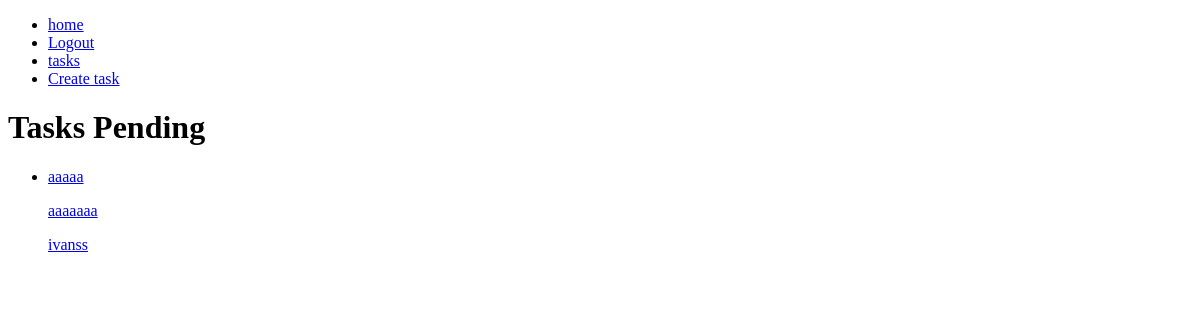
Before: /tasks/ (signed in) with the older database file.
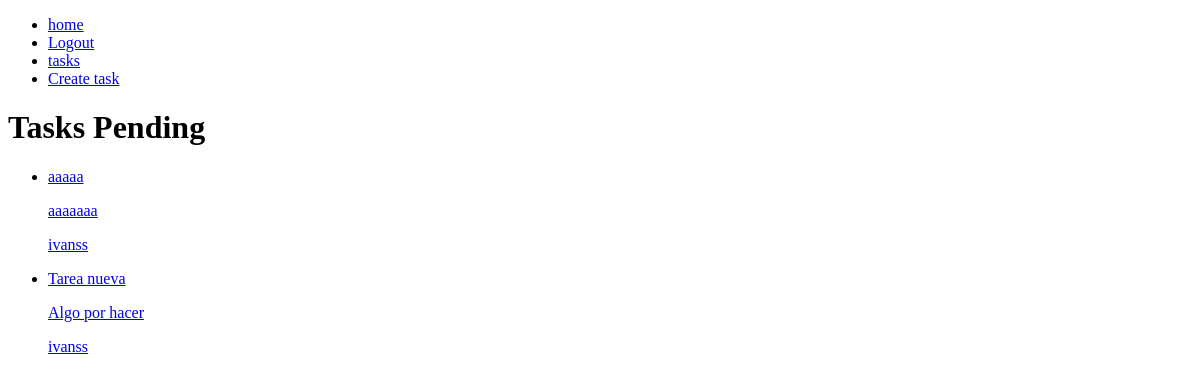
After: the same page with the newer database file.
### tasks/models.py (models this page shows, shortened)
class Task(models.Model):
    title = models.CharField(max_length=100)
    description = models.TextField(blank=True)
    created = models.DateTimeField(auto_now_add=True)
    date_completed = models.DateTimeField(null=True, blank=True)
    important = models.BooleanField(default=False)
    user = models.ForeignKey(User, on_delete=models.CASCADE)

### tasks/views.py (the view)
# urls.py: path('tasks/', views.tasks, name="tasks"),
def tasks(request):
    tasks = Task.objects.filter(user=request.user, date_completed__isnull=True)
    return render(request,"tasks.html",{'tasks':
        tasks})

### tasks/templates/tasks.html (shortened to what this page needs)
{% extends 'base.html'%}
{% block content%}
<h1>Tasks Pending</h1>
<ul>
    {% for task in tasks%}
    <li>
       <a href="{% url 'task_detail' task.id %}">
        {% if tasks.important %}
        <strong> {{task.title}} </strong>
        {% else %}
        {{task.title}}
        {% endif %}
        <p>{{task.description}} </p>
        <p>{{task.user.username }}</p>
       </a>
        </li>
    {% endfor %}
</ul>
{% endblock %}

### tasks/templates/base.html (shortened to what this page needs)
<!DOCTYPE html>
<html>
    <head>
        <link rel="stylesheet" href="">
    </head>
    <body>
        <nav>
            <ul>
                <li>
                  <a href="/">home</a>
                </li>
                    {% if user.is_authenticated %}
                    <li>
                        <a href="/logout">Logout</a>
                      </li>
                      <li>
                        <a href="/tasks">tasks</a>
                      </li>
                      <li>
                        <a href="/tasks/create/">Create task</a>
                      </li>
                    {% endif %}
            </ul>
        </nav>
        {% block content%}
        {% endblock %}
    </body>
</html>

Changed rows visible on the page:
added Task: title "Tarea nueva", description "Algo por hacer", user.username "ivanss"
